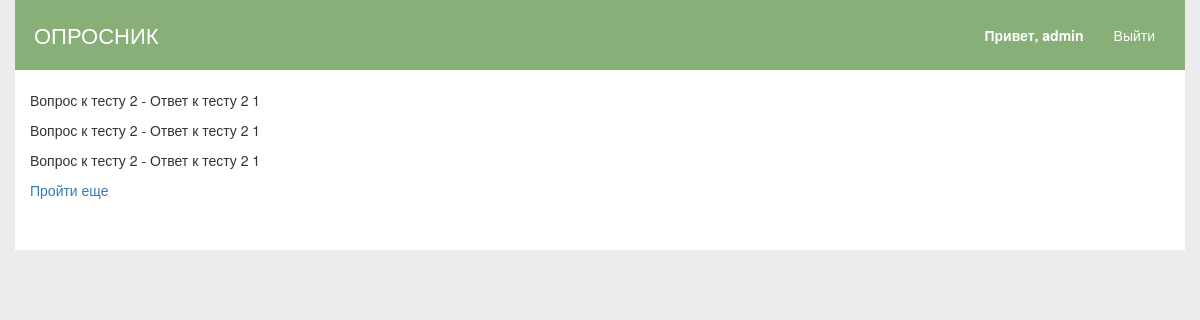
Screenshot of /quest/2/result (signed in) with the database file from the repository.
### quest/models.py (models this page shows, shortened)
class Choise_result(models.Model):
    quest = models.ForeignKey(Quest, on_delete=models.CASCADE)
    question = models.ForeignKey(Question, on_delete=models.CASCADE)
    choise = models.ForeignKey(Choise, on_delete=models.CASCADE)
    user = models.ForeignKey(User, on_delete=models.CASCADE)
    class Meta:
        verbose_name = u'Результат опроса'
        verbose_name_plural = u'Результаты опросов'

class Question(models.Model):
    question_text = models.CharField(max_length=255)
    choise_type = models.ForeignKey(Choise_type, on_delete=models.CASCADE)
    quest = models.ForeignKey(Quest, on_delete=models.CASCADE)
    class Meta:
        verbose_name = u'Вопрос'
        verbose_name_plural = u'Вопросы'
    def __str__(self):
        return self.question_text

class Choise(models.Model):
    choice_text = models.CharField(max_length=255)
    question = models.ForeignKey(Question, on_delete=models.CASCADE)
    class Meta:
        verbose_name = u'Вариант ответа'
        verbose_name_plural = u'Варианты ответов'
    def __str__(self):
        return self.choice_text

### quest/views.py (the view)
# urls.py: url(r'^(?P<quest_id>[0-9]+)/result', views.quest_result, name='result'),
@login_required(login_url="/login")
def quest_result(request, quest_id):
    quest = get_object_or_404(Quest, pk=quest_id)
    ch_result = get_list_or_404(Choise_result, quest=quest, user=request.user)
    return render(
        request=request,
        template_name="quest/quest_result.html",
        context={'result': ch_result, "title": quest.title}
    )

### quest/templates/quest/quest_result.html (shortened to what this page needs)
{% extends "home/layout.html" %}
{% block content %}
{% for choice in result %}
    <p>{{choice.question}} - {{choice.choise}}</p>
{% endfor %}
<a href="{% url 'quest:index' %}">Пройти еще</a>
{% endblock %}

### home/templates/home/header.html
<div class="logo">ОПРОСНИК</div>
{% if request.user.is_authenticated %}
<ul class="nav">
    <li><a href="#"><b>Привет, {{request.user.username}}</b></a></li>
    <li><a href="{% url 'logout' %}?next={% url 'home:index' %}">Выйти</a></li>
</ul>
{% else %}
<ul class="nav">
    <li><a href="{% url 'login' %}?next={% url 'quest:index' %}">Войти</a></li>
</ul>
{% endif %}

### home/static/home/css/style.css (style rules this page uses)
body { background: #ececec; }
header a { color: #fff; }
header ul.nav { float: right; }
header ul li { float: left; list-style: none; }
header .logo { float: left; padding: 4px; font-size: 22px; color: #ffffff; }

### rows the page displays
Choise_result: question "Вопрос к тесту 2", choise "Ответ к тесту 2 1"
Choise_result: question "Вопрос к тесту 2", choise "Ответ к тесту 2 1"
Choise_result: question "Вопрос к тесту 2", choise "Ответ к тесту 2 1"

### other values shown
{{ request.user.username }} "admin"
